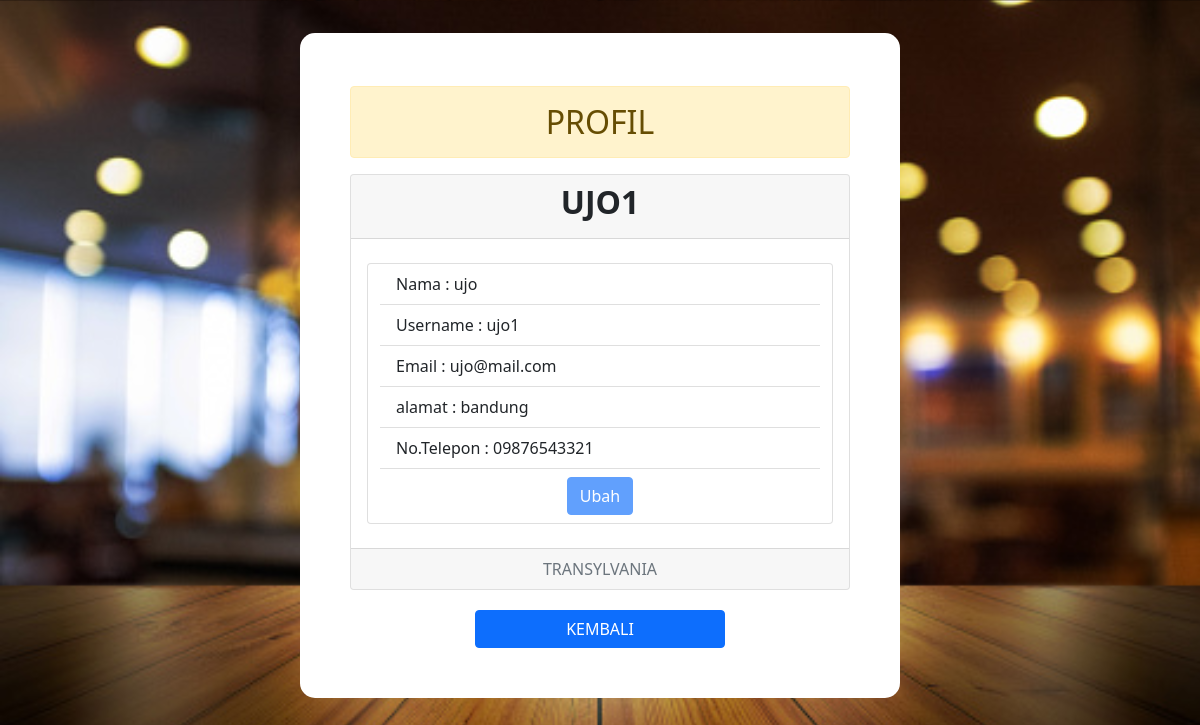
Screenshot of /user/profil.php (signed in) with the database file from the repository.
### tables this page shows
CREATE TABLE `tamu` (
  `idtamu` int(11) NOT NULL,
  `username` varchar(50) NOT NULL,
  `email` varchar(50) NOT NULL,
  `nama` varchar(100) NOT NULL,
  `alamat` varchar(150) NOT NULL,
  `telepon` varchar(15) NOT NULL,
  `password` varchar(50) NOT NULL
);

### user/profil.php (the view, shortened to what this page needs)
<?php
	include "../fungsi/koneksi.php";
?>
<!DOCTYPE html>
<html>
<head>
	<link rel="stylesheet" type="text/css" href="css/bootstrap.min.css">
	<link rel="stylesheet" type="text/css" href="../pendaf.css">
</head>
<body>
	<div style=" margin-bottom: 100px; width: 50%;" class="container">
		<h2 class="alert alert-warning text-center mt-5">PROFIL</h2>
		<div class="card">
		  	<div class="card-header text-center">
		    <h2 style="font-weight:bold; text-transform: uppercase;"><?php
		     $nama=$_SESSION['username'];
		     echo "$nama"
		     ?></h2>
		  	</div>
		  	<div class="card-body">
		  		<div style="margin-left:10px; " class="row mt-2 mx-auto">
		  			<?php
		  			$nama  = $_SESSION['username'];
				  	$data = mysqli_query($koneksi,"SELECT * FROM tamu WHERE username = '$nama'");
				  	$cek=mysqli_num_rows($data);
				  	if ($cek > 0){
				  	while ($d = mysqli_fetch_array($data)) {
				  		?>
				  		<div  class="card mb-2" style="width: 100%;">
						  <ul class="list-group list-group-flush">
						    <li class="list-group-item">Nama 	: <?php echo $d['nama']; ?> </li>
						    <li class="list-group-item">Username 	: <?php echo $d['username']; ?></li>
						    <li class="list-group-item">Email 	: <?php echo $d['email']; ?></li>
						    <li class="list-group-item">alamat 	: <?php echo $d['alamat']; ?></li>
						    <li class="list-group-item">No.Telepon 	: <?php echo $d['telepon']; ?></li>
						    <li class="list-group-item text-center"><form method="POST" action="fungsi/cetak.php" target="_blank">
						<button class="btn btn-primary" type="submit" disabled>Ubah</button>
					</form></li>
						  </ul>
						</div>
				    <?php
				 }
				  	}
				  	?>
                </div>
		  </div>
		  <div class="card-footer text-center text-muted">
		    TRANSYLVANIA
		  </div>
		</div>
		<center><a class="kembali" href="javascript:history.back()"><button style="margin-top: 20px; " class="btn btn-primary col-md-6 ">KEMBALI</button></a></center>
	</div>
</body>
</html>

### pendaf.css (style rules this page uses)
body { background-image: url(img/isok.jpg); background-size: cover; background-attachment: cover; }
.container { background-color: white; border-radius: 15px; padding: 50px; padding-top: 5px; margin-top: 33px; }

### rows the page displays
tamu: nama "ujo", username "ujo1", email "ujo@mail.com", alamat "bandung", telepon "09876543321"

### other values shown
$nama "UJO1"
